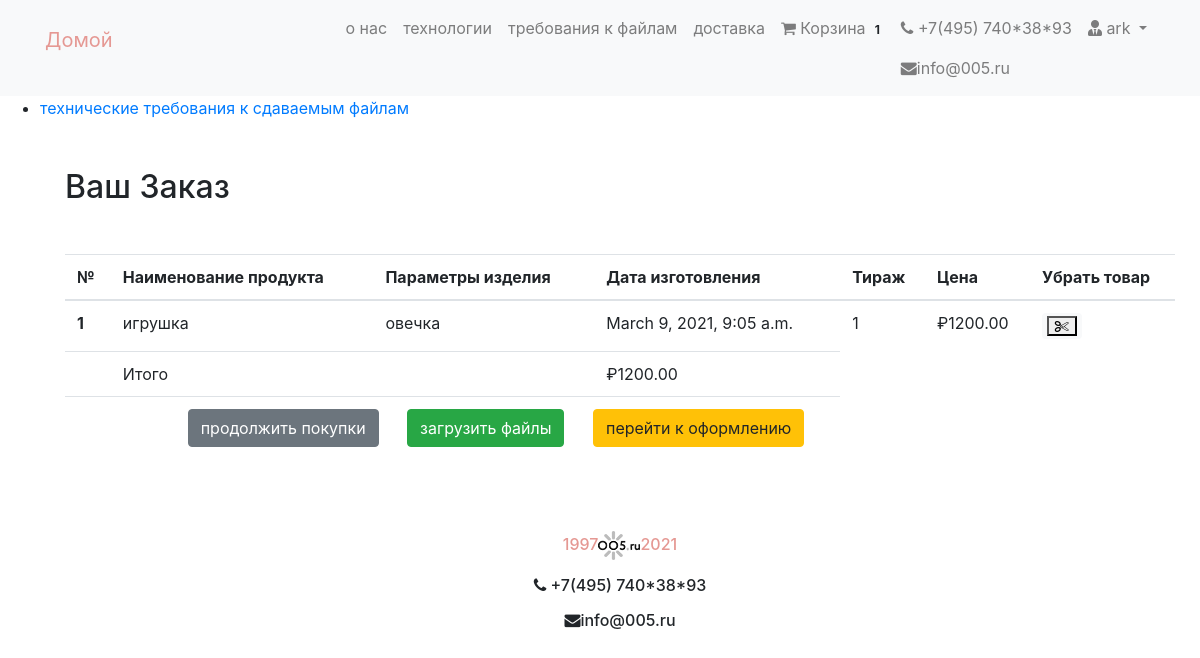
The app's page /cart/ (signed in), older data.
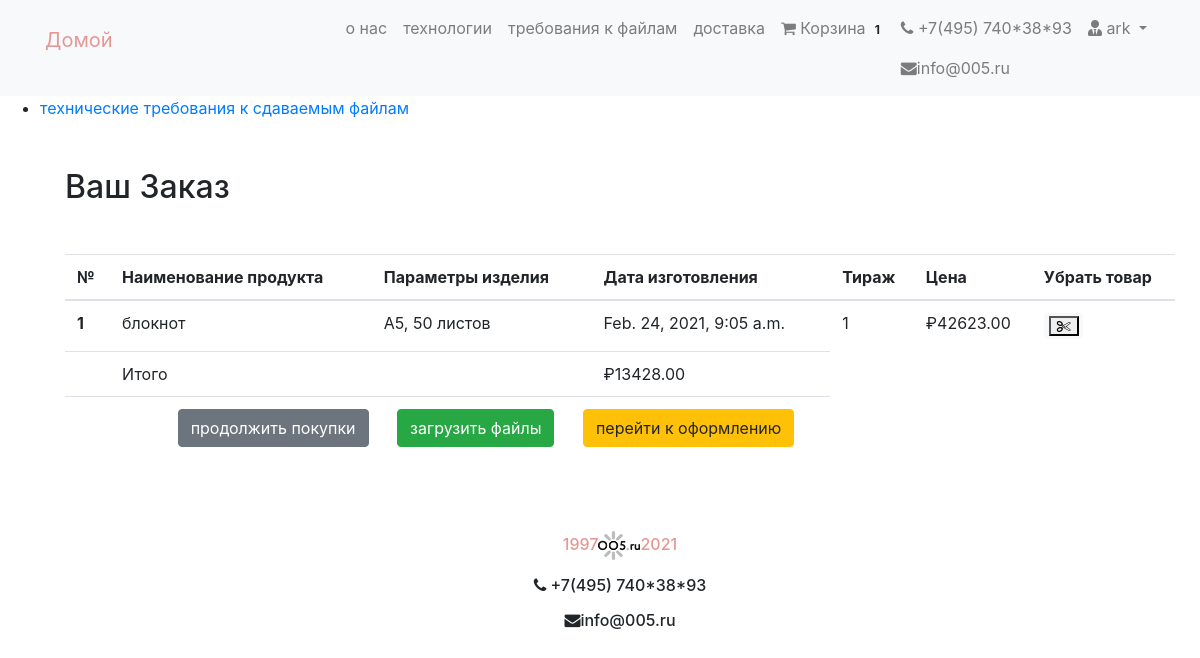
The same page, newer data.
### cart/models.py (models this page shows, shortened)
class Cart(models.Model):
    user = models.ForeignKey(User, on_delete=models.CASCADE)
    item = models.ForeignKey(Product, on_delete=models.CASCADE)
    quantity = models.IntegerField(default=1)
    purchased = models.BooleanField(default=False)
    created = models.DateTimeField(auto_now_add=True)
    def get_total(self):
        total = int(float(self.item.calc()))
        return total #floattotal

class Order(models.Model):
    orderitems  = models.ManyToManyField(Cart)
    user = models.ForeignKey(User, on_delete=models.CASCADE)
    ordered = models.BooleanField(default=False)
    created = models.DateTimeField(auto_now_add=True)
    paymentId = models.CharField(max_length=200, blank=True , null=True)
    orderId = models.CharField(max_length=200, blank=True, null=True)
    def get_totals(self):
        total = 0
        for order_item in self.orderitems.all():
            total += order_item.get_total()
        return total

### products/models.py (models this page shows, shortened)
class  Product(PolymorphicModel):
    mainimage = models.ImageField(upload_to='products/', blank=True, null=True)
    name = models.CharField(max_length=300, default = None, null=True)
    slug = models.SlugField(default = None, null=True)
    subcategory = models.ForeignKey(SubCategory, on_delete=models.CASCADE, default = None, null=True)
    category = models.ForeignKey(Category, on_delete=models.CASCADE, default = None, null=True)
    preview_text = models.TextField(max_length=50, verbose_name='Preview Text', blank=True, null=True)
    detail_text = models.TextField(max_length=1000, verbose_name='Detail Text', blank=True, null=True)
    lim1 = models.FloatField(default = None, null=True)
    lim2 = models.FloatField(default = None, null=True)
    tirazh = models.IntegerField(null=False)
    t = models.IntegerField(null=True)
    p = models.FloatField(default = None, null=True)
    box_size = models.CharField(max_length=50)
    def timeplus(self):
        t = self.t
        futuredate = datetime.now() + timedelta(days=t)
        return futuredate
    def calc(self):
        boxsize = self.boxsizes_set.get(value = self.box_size)
        a = float(boxsize.b*self.tirazh**2+boxsize.h*self.tirazh**1+boxsize.d)*self.p
        if self.tirazh<self.lim1:
            self.tirazh=self.lim1
        elif self.tirazh>self.lim2:
            self.tirazh=self.lim2
        return "{0:.2f}".format(round(a,0))

class Note2 (Product):
    def __init__(self, *args, **kwargs):
        super(Note2, self).__init__(*args, **kwargs)

class BoxSizes(models.Model):
    value = models.CharField(max_length=80)
    name = models.CharField(max_length=80)
    product = models.ForeignKey(Product, on_delete=models.CASCADE, null = True, blank = True)
    b = models.FloatField(null = True, blank = True)
    h = models.FloatField(null = True, blank = True)
    d = models.FloatField(null = True, blank = True)

### cart/views.py (the view)
# urls.py: path('cart/', CartView, name='cart-home'),
def CartView(request):
    user = request.user
    carts = Cart.objects.filter(user=user, purchased=False)
    orders = Order.objects.filter(user=user, ordered=False)
    if carts.exists():
        if orders.exists():
            order = orders[0]
            return render(request, 'cart/home.html', {"carts": carts, 'order': order})
        else:
            messages.warning(request, "У вас нет никакого товара в вашей корзине")
            return redirect("mainapp:home")
    else:
        messages.warning(request, "У вас нет никакого товара в вашей корзине")
        return redirect("mainapp:home")

### cart/templatetags/cart_tag.py (called while the page is built)
@register.filter
def cart_total(user):
    order = Order.objects.filter(user=user, ordered=False)
    if order.exists():
    	return order[0].orderitems.count()
    else:
    	return 0

### cart/templates/cart/home.html (shortened to what this page needs)
{% extends 'products/base.html' %}
{% block content %}
</head>
<body>
<ul>
  <li>
     <p><a href="javascript:flipflop('animals');">технические требования к сдаваемым файлам  </a></p>
  </li>
<div class="container my-5">
<div class="my-5">
	<h2>Ваш Заказ</h2>
</div>
<table class="table table-hover">
  <thead>
    <tr>
      <th scope="col">№</th>
      <th scope="col">Наименование продукта</th>
      <th scope="col">Параметры изделия</th>
      <th scope="col">Дата изготовления</th>
      <th scope="col">Тираж</th>
      <th scope="col">Цена</th>
      <th scope="col">Убрать товар</th>
    </tr>
  </thead>
  <tbody>
  	{% for cart in carts %}
    <tr>
      <th scope="row">{{ forloop.counter }}</th>
      <td>{{ cart.item.name }}</td>
      <td>{{ cart.item.box_size}}</td
      <td>
      <td> {{ cart.item.timeplus}} </td>
      <td>{{ cart.item.tirazh}} </td>
      <td>₽{{ cart.item.calc }}</td>
      <td>
        <a class="mr-2" href="{% url 'mainapp:decrease-cart' cart.item.slug %}"><span class="badge badge-light"><button style="font-size:14px"> <i class="fa fa-cut"></i></button></span></a>
     <html>
      <head>
      <link rel="stylesheet" href="https://cdnjs.cloudflare.com/ajax/libs/font-awesome/4.7.0/css/font-awesome.min.css">
      </head>
      <body>
    </td>
    </tr>
	{% endfor %}
    <tr>
      <th scope="row"></th>
      <td colspan="2">Итого</td>
      <td>₽{{ order.get_totals| floatformat:2 }}</td>
    </tr>
    <tr>
      <th scope="row"></th>
      <td colspan="3" class="text-right ">
       <a href="/" class="btn btn-secondary mr-4" >продолжить покупки</a>
        <a href="{% url 'mainapp:upload_file' %}" class="btn btn-success mr-4"> загрузить файлы</a>
       <a href="{% url 'checkout:index' %}" class="btn btn-warning mr-4">перейти к оформлению</a>
      </td>
    </tr>
  </tbody>
</table>
</div>
{% endblock %}

Row changes from the older to the newer data that the page shows:
removed Cart: item.name "игрушка", item.box_size "овечка", item.timeplus "March 9, 2021, 9:05 a.m.", item.tirazh "1", item.calc "1200.00"
added Cart: item.name "блокнот", item.box_size "А5, 50 листов", item.timeplus "Feb. 24, 2021, 9:05 a.m.", item.tirazh "1", item.calc "42623.00"
computed for Order: get_totals "1200.00" → "13428.00"
